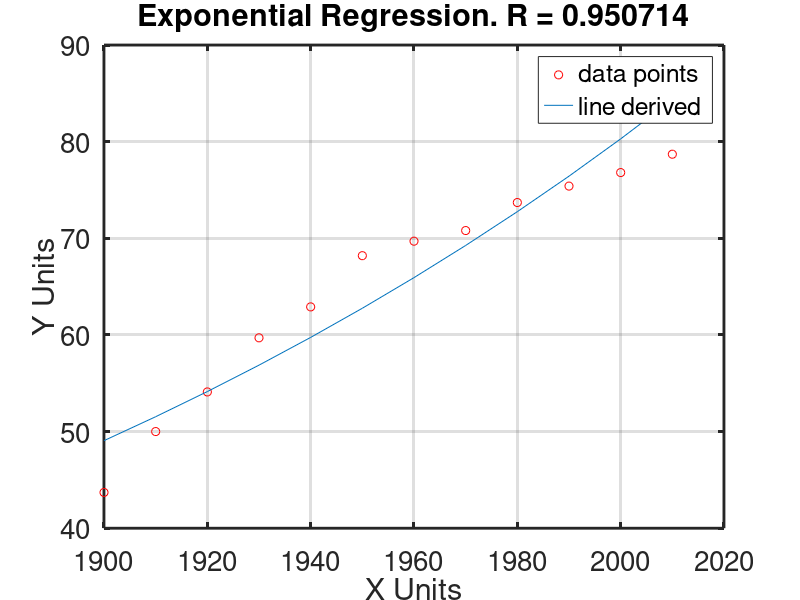

Here is the MATLAB script that generated this plot:
#Michael Ellerkamp, NumAnalysis
#Exponential Data Transformation Regression file

#Converting a y=Ae^B into linear data so we can use linear regression.
#             y_prime = B_prime + M_Prime * x

# B_prime is LN(A) remember that when converting.
# M_prime = B

# x = x
# y = ln(y) in regard to formula as it becomes y_prime



#Our Data
x = [1900,1910,1920,1930,1940,1950,1960,1970,1980,1990,2000,2010]
#y is for raw data and graphing but is not used in any formula.
y = [43.7,50,54.1,59.7,62.9,68.2,69.7,70.8,73.7,75.4,76.8,78.7]
#y_prime the y used in all formula. y_prime = ln(y)
y_prime = log(y)

#Important that x and y have the same length, do not make me have to implement error detection!!!
disp("\nData!!!\n")
N = length(x)
#All of our sums
disp("\nSums:\n")
Sum_X = sum(x)
Sum_X2 = sum(x.^2)
Sum_Y = sum(y_prime)
Sum_Y2 = sum(y_prime.^2)
Sum_XY = sum(x.*y_prime)
#Means
disp("\nMeans!!\n")
Mean_X = mean(x)
Mean_Y = mean(y_prime)
#this uses the L sub AB functions.
disp("\nL functions!!!\n")
Lxy = N*Sum_XY - Sum_X*Sum_Y
Lxx = N*Sum_X2-power(Sum_X,2)
Lyy = N*Sum_Y2-power(Sum_Y,2)
#now for B, A, and the equation
disp("\nB,A, and Equation!!!!\n")
B = Lxy/Lxx #also M_prime for linear
B_prime = Mean_Y - (B * Mean_X)
A = exp(B_prime)
printf("Our linear question is: ln(y) = (%d)x+%d\n",B, B_prime)
printf("Our exponential equation is: y = %dE^%dx",A, B)
#now for R value
disp("\nR-Value:\n")
R = Lxy / (sqrt(Lxx)*sqrt(Lyy))
#Now to add plotting this out.
#Even for testing I don't care to output this so it will have the ;
y2 = B * x + B_prime #linear representation
#y2 = A.*exp(B.*x); #exponential representation
#we are plotting the initial x,y data as red circles 'or'
#Our new equation will be plotted as a regular line x,y2
plot(x,y,'or',x,exp(y2)) #linear representation
#plot(x,y,'or',x,y2) #exponential representation
xlabel("X Units")
ylabel("Y Units")
title(sprintf("Exponential Regression. R = %d",R))
grid on
legend('data points', 'line derived')
set(gca, "linewidth", 2, "fontsize", 20)
